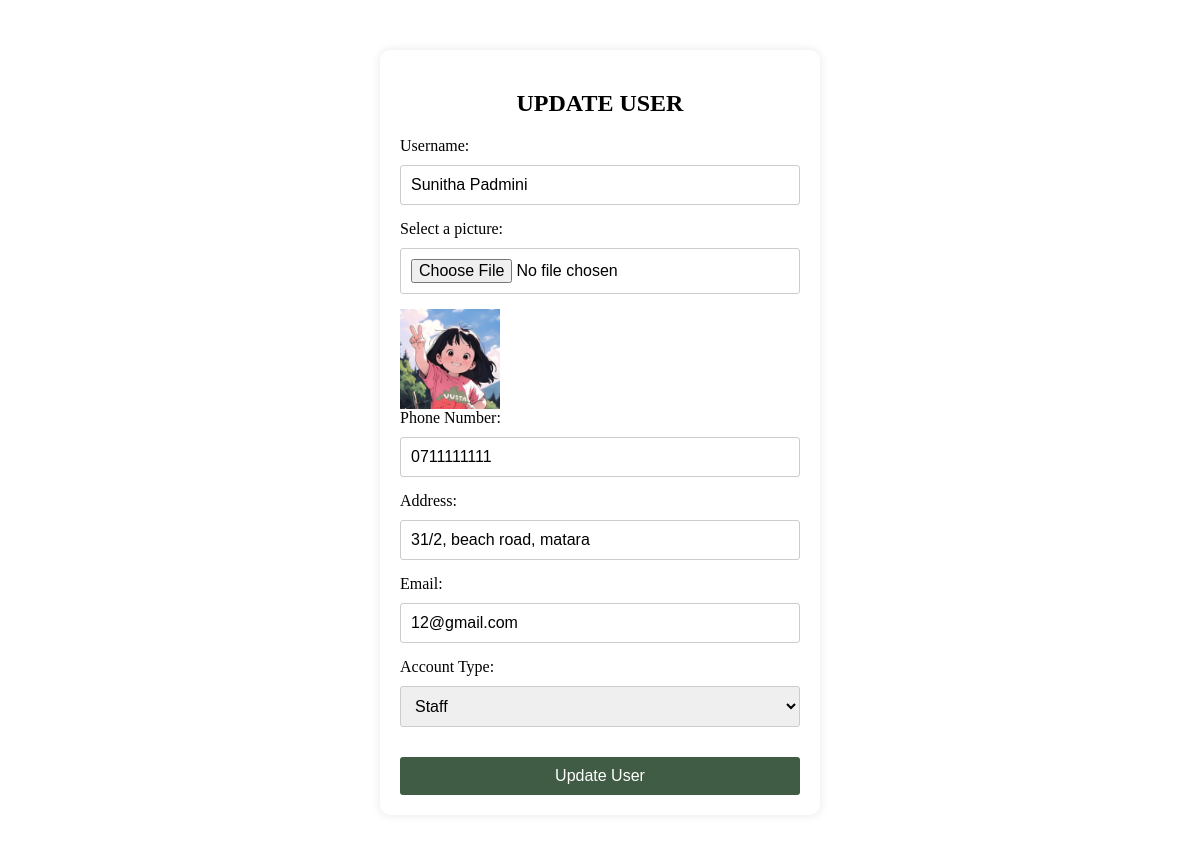
Page /pages/update_user.php?id=16 on the committed database.
### tables this page shows
CREATE TABLE `userdetails` (
  `id` int(11) NOT NULL,
  `username` varchar(50) NOT NULL,
  `image` varchar(255) DEFAULT NULL,
  `phonenumber` varchar(15) NOT NULL,
  `address` text NOT NULL,
  `email` varchar(100) NOT NULL,
  `password` varchar(255) NOT NULL,
  `acc_type` enum('customer','admin','staff') NOT NULL DEFAULT 'customer'
);

### pages/update_user.php (the view, shortened to what this page needs)
<?php
include("../Components/db.php");
$user_data = [];
if (isset($_GET['id']) && !empty($_GET['id'])) {
    $user_id = intval($_GET['id']);
    if ($user_id > 0) {
        $query = "SELECT * FROM userdetails WHERE id = ?";
        $stmt = mysqli_prepare($con, $query);
        mysqli_stmt_bind_param($stmt, "i", $user_id);
        mysqli_stmt_execute($stmt);
        $result = mysqli_stmt_get_result($stmt);
        if ($result && mysqli_num_rows($result) > 0) {
            $user_data = mysqli_fetch_assoc($result);
        } else {
            echo "No user found with ID $user_id";
            exit();
        }
    } else {
        echo "Invalid user ID $user_id";
        exit();
    }
} else {
    echo "User ID not specified.";
    exit();
}
?>
<!DOCTYPE html>
<html lang="en">
<head>
</head>
<body>
    <div class="register-container">
        <h2>UPDATE USER</h2>
        <form action="<?php echo htmlspecialchars($_SERVER["PHP_SELF"]) . "?id=" . $user_data['id']; ?>" method="post"
            enctype="multipart/form-data">
            <label for="username">Username:</label>
            <input type="text" id="username" name="username"
                value="<?php echo htmlspecialchars($user_data['username']); ?>" required>
            <label for="image">Select a picture:</label>
            <input type="file" id="image" name="image" accept="image/*">
            <img src="<?php echo htmlspecialchars($user_data['image']); ?>" alt="Current Image" width="100">
            <label for="phonenumber">Phone Number:</label>
            <input type="text" id="phonenumber" name="phonenumber"
                value="<?php echo htmlspecialchars($user_data['phonenumber']); ?>" required>
            <label for="address">Address:</label>
            <input type="text" id="address" name="address"
                value="<?php echo htmlspecialchars($user_data['address']); ?>" required>
            <label for="email">Email:</label>
            <input type="email" id="email" name="email" value="<?php echo htmlspecialchars($user_data['email']); ?>"
                required>
            <label for="acc_type">Account Type:</label>
            <select id="acc_type" name="acc_type" required>
                <option value="Staff" <?php if ($user_data['acc_type'] == 'staff') echo 'selected'; ?>>Staff</option>
            </select>
            <button type="submit" id="updateBtn">Update User</button>
        </form>
    </div>
</body>
</html>

### pages/update_user.php (style rules this page uses)
.register-container { max-width: 400px; margin: 50px auto; background-color: #fff; padding: 20px; border-radius: 10px; box-shadow: 0 0 10px rgba(0, 0, 0, 0.1); }
.register-container h2 { font-weight: 600; margin-bottom: 20px; text-align: center; }
.register-container form { display: flex; flex-direction: column; }
.register-container label { margin-bottom: 10px; }
.register-container input, .register-container select { padding: 10px; margin-bottom: 15px; border: 1px solid #ccc; border-radius: 3px; font-size: 16px; }
.register-container button { background-color: #405c45; color: #fff; border: none; padding: 10px 20px; cursor: pointer; border-radius: 3px; font-size: 16px; margin-top: 15px; }

### rows in the picture
userdetails: username "Sunitha Padmini", image (picture), phonenumber "0711111111", address "31/2, beach road, matara", email "12@gmail.com", acc_type "Staff"
